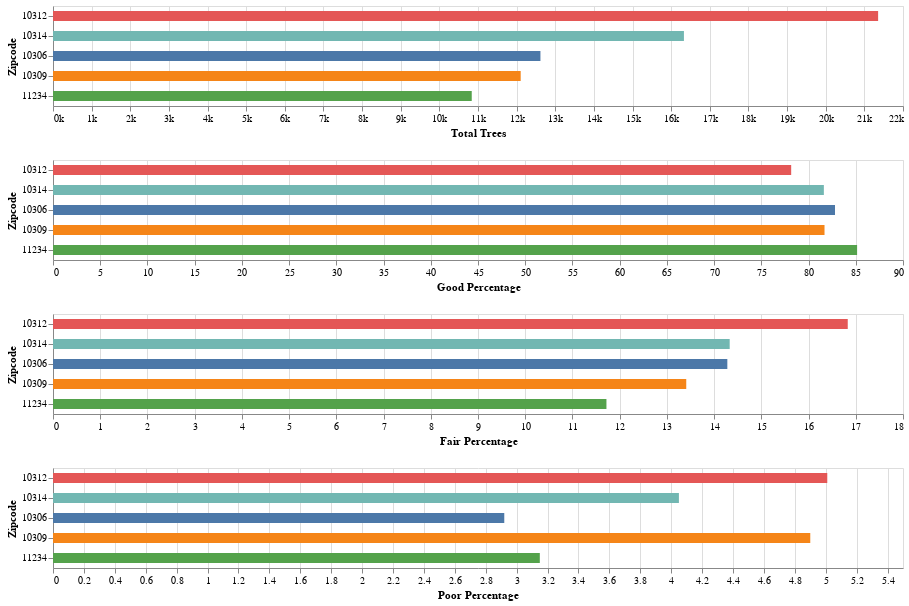

The notebook cell saved with this chart:
### Markdown cell above
##### Q2c Explanations
The query examines the distribution of tree health status across ZIP code areas in New York City, based on the dataset `bigquery-public-data.new_york_trees.tree_census_2015`. It calculates:
1. **Total Trees**: The number of trees in each ZIP code.
2. **Good Percentage**: The percentage of trees with "Good" health in each ZIP code.
3. **Fair Percentage**: The percentage of trees with "Fair" health in each ZIP code.
4. **Poor Percentage**: The percentage of trees with "Poor" health in each ZIP code.

#### Observations:
- **ZIP Code 10312** has the highest total number of trees, with 21,356 trees, where 78.16% are in "Good" health.
- **ZIP Code 11234** has the highest percentage of "Good" health trees (85.14%) among the top five ZIP codes with the most trees.
- Across all listed ZIP codes, the percentage of trees in "Poor" health remains below 6%, indicating an overall positive trend in tree health.

### Code cell
import altair as alt

# Chart 1: Total Trees (Defines the sorting order)
chart1 = alt.Chart(df2c.head()).mark_bar(size=10).encode(
    x=alt.X("total_trees:Q", title="Total Trees", axis=alt.Axis(format="~s")),
    y=alt.Y("zipcode:N", title="Zipcode", sort="-x"),  # Sort by total_trees
    color=alt.Color("zipcode:N", legend=None),
    tooltip=["zipcode", "total_trees"]
).properties(
    width=850,  # Keep width 850
    height=100,  # Keep height 100
)

# Chart 2: Good Percentage (Use the same sorting as chart1)
chart2 = alt.Chart(df2c.head()).mark_bar(size=10).encode(
    x=alt.X("good_percentage:Q", title="Good Percentage", axis=alt.Axis(format="~s")),
    y=alt.Y("zipcode:N", title="Zipcode", sort=alt.EncodingSortField(field="total_trees", order="descending")),
    color=alt.Color("zipcode:N", legend=None),
    tooltip=["zipcode", "good_percentage"]
).properties(
    width=850,
    height=100,
)

# Chart 3: Fair Percentage (Use the same sorting as chart1)
chart3 = alt.Chart(df2c.head()).mark_bar(size=10).encode(
    x=alt.X("fair_percentage:Q", title="Fair Percentage", axis=alt.Axis(format="~s")),
    y=alt.Y("zipcode:N", title="Zipcode", sort=alt.EncodingSortField(field="total_trees", order="descending")),
    color=alt.Color("zipcode:N", legend=None),
    tooltip=["zipcode", "fair_percentage"]
).properties(
    width=850,
    height=100,
)

# Chart 4: Poor Percentage (Use the same sorting as chart1)
chart4 = alt.Chart(df2c.head()).mark_bar(size=10).encode(
    x=alt.X("poor_percentage:Q", title="Poor Percentage", axis=alt.Axis(format="~s")),
    y=alt.Y("zipcode:N", title="Zipcode", sort=alt.EncodingSortField(field="total_trees", order="descending")),
    color=alt.Color("zipcode:N", legend=None),
    tooltip=["zipcode", "poor_percentage"]
).properties(
    width=850,
    height=100,
)

# Combine charts vertically
chart1 & chart2 & chart3 & chart4

### Figure 1 — Vega-Lite specification as saved in the notebook (floating-point values rounded to 4 significant figures)
{"config": {"view": {"continuousWidth": 300, "continuousHeight": 300}}, "vconcat": [{"data": {"name": "data-5c4f666988233a02cf6039a26fad876a"}, "mark": {"type": "bar", "size": 10}, "encoding": {"color": {"field": "zipcode", "legend": null, "type": "nominal"}, "tooltip": [{"field": "zipcode", "type": "quantitative"}, {"field": "total_trees", "type": "quantitative"}], "x": {"axis": {"format": "~s"}, "field": "total_trees", "title": "Total Trees", "type": "quantitative"}, "y": {"field": "zipcode", "sort": "-x", "title": "Zipcode", "type": "nominal"}}, "height": 100, "width": 850}, {"data": {"name": "data-5c4f666988233a02cf6039a26fad876a"}, "mark": {"type": "bar", "size": 10}, "encoding": {"color": {"field": "zipcode", "legend": null, "type": "nominal"}, "tooltip": [{"field": "zipcode", "type": "quantitative"}, {"field": "good_percentage", "type": "quantitative"}], "x": {"axis": {"format": "~s"}, "field": "good_percentage", "title": "Good Percentage", "type": "quantitative"}, "y": {"field": "zipcode", "sort": {"field": "total_trees", "order": "descending"}, "title": "Zipcode", "type": "nominal"}}, "height": 100, "width": 850}, {"data": {"name": "data-5c4f666988233a02cf6039a26fad876a"}, "mark": {"type": "bar", "size": 10}, "encoding": {"color": {"field": "zipcode", "legend": null, "type": "nominal"}, "tooltip": [{"field": "zipcode", "type": "quantitative"}, {"field": "fair_percentage", "type": "quantitative"}], "x": {"axis": {"format": "~s"}, "field": "fair_percentage", "title": "Fair Percentage", "type": "quantitative"}, "y": {"field": "zipcode", "sort": {"field": "total_trees", "order": "descending"}, "title": "Zipcode", "type": "nominal"}}, "height": 100, "width": 850}, {"data": {"name": "data-5c4f666988233a02cf6039a26fad876a"}, "mark": {"type": "bar", "size": 10}, "encoding": {"color": {"field": "zipcode", "legend": null, "type": "nominal"}, "tooltip": [{"field": "zipcode", "type": "quantitative"}, {"field": "poor_percentage", "type": "quantitative"}], "x": {"axis": {"format": "~s"}, "field": "poor_percentage", "title": "Poor Percentage", "type": "quantitative"}, "y": {"field": "zipcode", "sort": {"field": "total_trees", "order": "descending"}, "title": "Zipcode", "type": "nominal"}}, "height": 100, "width": 850}], "$schema": "https://vega.github.io/schema/vega-lite/v5.20.1.json", "datasets": {"data-5c4f666988233a02cf6039a26fad876a": [{"zipcode": 10312, "total_trees": 21356, "good_percentage": 78.16, "fair_percentage": 16.83, "poor_percentage": 5.01}, {"zipcode": 10314, "total_trees": 16330, "good_percentage": 81.62, "fair_percentage": 14.33, "poor_percentage": 4.05}, {"zipcode": 10306, "total_trees": 12616, "good_percentage": 82.8, "fair_percentage": 14.28, "poor_percentage": 2.92}, {"zipcode": 10309, "total_trees": 12105, "good_percentage": 81.69, "fair_percentage": 13.41, "poor_percentage": 4.9}, {"zipcode": 11234, "total_trees": 10838, "good_percentage": 85.14, "fair_percentage": 11.72, "poor_percentage": 3.15}]}}
